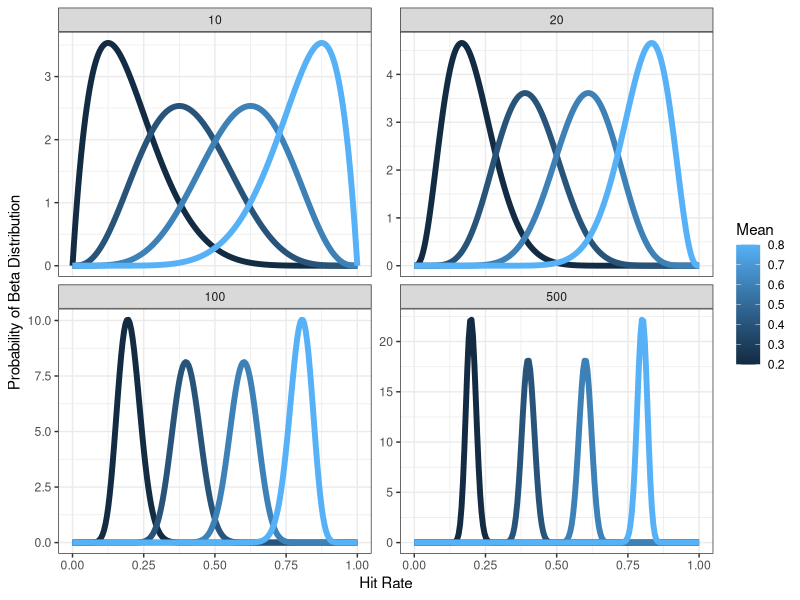

Here is the R script that generated this plot: (Note: this script raises an error after producing the figure.)
## ---- chunk 1
library(plyr)
library(dplyr)
library(ggplot2)
library(scales)
## ---- chunk 2
data <- expand.grid(
  mu=c(.2, .4, .6, .8),
  size=c(10, 20, 100, 500),
  x=seq(0, 1, length.out=200)) %>%
  dplyr::mutate(
    p = dbeta(x=x, shape1=mu*size, shape2=(1-mu)*size))
## ---- chunk 3
ggplot2::ggplot(data=data) +
  ggplot2::theme_bw() +
  ggplot2::geom_line(aes(x=x, y=p, color=mu, group=mu), size=2) +
  ggplot2::facet_wrap(~size, scales="free_y") +
  ggplot2::scale_x_continuous("Hit Rate") +
  ggplot2::scale_y_continuous("Probability of Beta Distribution") +
  ggplot2::scale_color_continuous("Mean")
ggplot2::ggsave("product/beta_model.pdf", height=5, width=7)
ggplot2::ggsave("product/beta_model.png", height=5, width=7)

## ---- chunk 4


